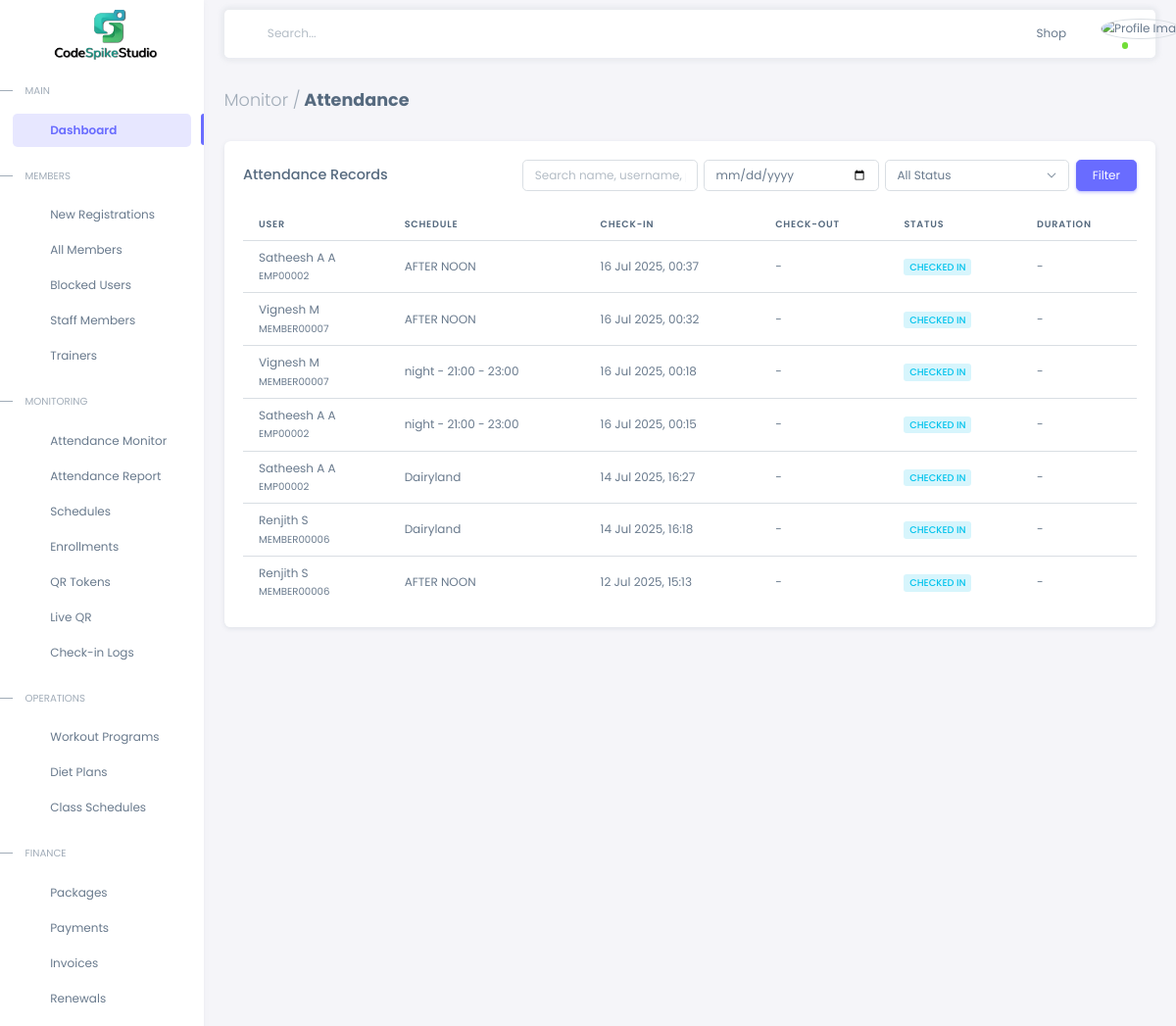
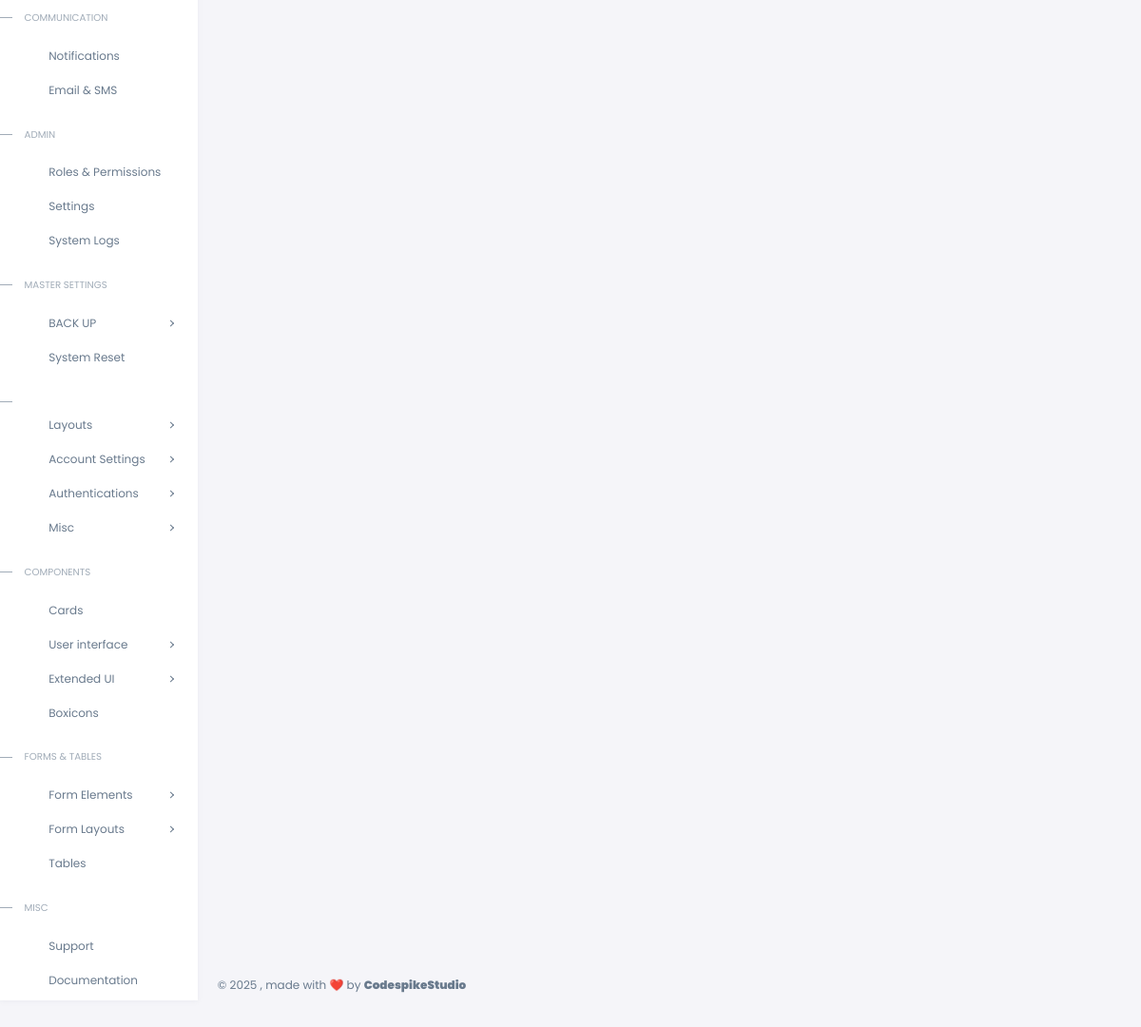
Page /view/attendance/ on the committed database (2 pictures, top to bottom).
### attendance/models.py (models this page shows, shortened)
class Attendance(models.Model):
    STATUS_CHOICES = [
        ('checked_in', 'Checked In'),
        ('checked_out', 'Checked Out'),
        ('auto_checked_out', 'Auto Checked Out'),
    ]
    user = models.ForeignKey(
        settings.AUTH_USER_MODEL,
        on_delete=models.CASCADE,
        related_name='attendances'
    )
    schedule = models.ForeignKey(
        Schedule,
        on_delete=models.SET_NULL,
        null=True,
        related_name='attendances'
    )
    date = models.DateField(auto_now_add=True)
    check_in_time = models.DateTimeField(auto_now_add=True)
    check_out_time = models.DateTimeField(blank=True, null=True)
    status = models.CharField(max_length=20, choices=STATUS_CHOICES, default='checked_in')
    duration = models.DurationField(blank=True, null=True)
    class Meta:
        unique_together = ('user', 'schedule', 'date')

class Schedule(models.Model):
    SESSION_STATUS = [
        ('upcoming', 'Upcoming'),
        ('live', 'Live'),
        ('ended', 'Ended'),
    ]
    name = models.CharField(max_length=100)  # e.g., "Zumba", "HIIT"
    trainer = models.ForeignKey(
        settings.AUTH_USER_MODEL,
        on_delete=models.SET_NULL,
        null=True,
        blank=True,
        related_name='trainer_schedules'
    )
    start_time = models.TimeField()  # Only time, not date
    end_time = models.TimeField()
    capacity = models.PositiveIntegerField(default=30)
    status = models.CharField(max_length=10, choices=SESSION_STATUS, default='upcoming')
    created_at = models.DateTimeField(auto_now_add=True)

### accounts/models.py (models this page shows, shortened)
class CustomUser(AbstractUser):
    username = models.CharField(max_length=20, unique=True, blank=True, null=True)
    phone_number = models.CharField(max_length=15, unique=True)
    member_id = models.BigAutoField(primary_key=True)
    join_date = models.DateField(auto_now_add=True)
    STAFF_ROLES = [
        ('Admin', 'Admin'),
        ('Manager', 'Manager'),
        ('Employee', 'Employee'),
        ('Customer', 'Customer'),
        ('Member', 'Member'),
        ('Trainer', 'Trainer'),
    ]
    staff_role = models.CharField(max_length=100, choices=STAFF_ROLES)
    email = models.EmailField(unique=True)
    address = models.TextField(blank=True, null=True)
    city = models.CharField(max_length=100, blank=True, null=True)
    state = models.CharField(max_length=100, blank=True, null=True)
    pincode = models.CharField(max_length=10, blank=True, null=True)
    date_of_birth = models.DateField(blank=True, null=True)
    GENDER_CHOICES = [
        ('Male', 'Male'),
        ('Female', 'Female'),
        ('Other', 'Other'),
    ]
    gender = models.CharField(max_length=10, choices=GENDER_CHOICES, blank=True, null=True)
    profile_image = models.ImageField(
        upload_to='profile_pics/',
        blank=True,
        null=True,
        validators=[FileExtensionValidator(allowed_extensions=['jpg', 'jpeg', 'png'])]
    )
    package = models.ForeignKey(Package, null=True, blank=True, on_delete=models.SET_NULL)
    is_active = models.BooleanField(default=True)
    on_subscription = models.BooleanField(default=False)
    is_staff = models.BooleanField(default=False)
    groups = models.ManyToManyField(Group, related_name="customuser_set", blank=True)
    user_permissions = models.ManyToManyField(Permission, related_name="customuser_permissions_set", blank=True)
    objects = CustomUserManager()
    USERNAME_FIELD = 'phone_number'
    REQUIRED_FIELDS = ['first_name', 'last_name', 'email']

### attendance/views.py (the view, shortened to what this page needs)
# urls.py: path('view/attendance/', views.AttendanceAdminView.as_view(), name='view_attendance'),
class AttendanceAdminView(ListView):
    model = Attendance
    template_name = 'attendance/view_attendance.html'
    context_object_name = 'attendance_list'
    paginate_by = 20
    def get_queryset(self):
        queryset = super().get_queryset().select_related('user', 'schedule')
        q = self.request.GET.get('q')
        date = self.request.GET.get('date')
        status = self.request.GET.get('status')
        if date:
            queryset = queryset.filter(check_in_time__date=date)
        if status:
            queryset = queryset.filter(status=status)
        return queryset.order_by('-check_in_time')

### templates/attendance/view_attendance.html (shortened to what this page needs)
{% extends 'advadmin/index.html' %}
{% load static %}
{% block content %}
<div class="content-wrapper">
  <div class="container-xxl flex-grow-1 container-p-y">
    <h4 class="fw-bold py-3 mb-4">
      <span class="text-muted fw-light">Monitor /</span> Attendance
    </h4>
    <div class="card mb-4">
      <div class="card-header d-flex justify-content-between align-items-center">
        <h5 class="mb-0">Attendance Records</h5>
        <form method="GET" class="d-flex gap-2">
          <input type="text" name="q" class="form-control" placeholder="Search name, username, phone..." value="{{ request.GET.q }}">
          <input type="date" name="date" class="form-control" value="{{ request.GET.date }}">
          <select name="status" class="form-select">
            <option value="">All Status</option>
          </select>
          <button type="submit" class="btn btn-primary">Filter</button>
        </form>
      </div>
      <div class="card-body">
        <div class="table-responsive">
           <table class="table table-hover">
            <thead>
              <tr>
                <th>User</th>
                <th>Schedule</th>
                <th>Check-in</th>
                <th>Check-out</th>
                <th>Status</th>
                <th>Duration</th>
              </tr>
            </thead>
            <tbody class="table-border-bottom-0">
              {% for record in attendance_list %}
              <tr>
                <td>{{ record.user.get_full_name }}<br><small>{{ record.user.username }}</small></td>
                <td>{{ record.schedule.name }}</td>
                <td>{{ record.check_in_time|date:"d M Y, H:i" }}</td>
                <td>{% if record.check_out_time %}{{ record.check_out_time|date:"d M Y, H:i" }}{% else %}-{% endif %}</td>
                <td>
                  <span class="badge bg-label-{% if record.status == 'checked_in' %}info{% elif record.status == 'checked_out' %}success{% else %}warning{% endif %}">
                    {{ record.get_status_display }}
                  </span>
                </td>
                <td>{% if record.duration %}{{ record.duration }}{% else %}-{% endif %}</td>
              </tr>
              {% empty %}
              <tr>
                <td colspan="8" class="text-center py-4">
                  <div class="text-muted">No Attendance log found</div>
                </td>
              </tr>
              {% endfor %}
            </tbody>
          </table>
        </div>
      </div>
    </div>
  </div>
</div>
{% endblock %}

### rows in the picture
Attendance: user.get_full_name "Satheesh A A", user.username "EMP00002", schedule.name "AFTER NOON", check_in_time "16 Jul 2025, 00:37", status "CHECKED IN"
Attendance: user.get_full_name "Vignesh M", user.username "MEMBER00007", schedule.name "AFTER NOON", check_in_time "16 Jul 2025, 00:32", status "CHECKED IN"
Attendance: user.get_full_name "Vignesh M", user.username "MEMBER00007", schedule.name "night - 21:00 - 23:00", check_in_time "16 Jul 2025, 00:18", status "CHECKED IN"
Attendance: user.get_full_name "Satheesh A A", user.username "EMP00002", schedule.name "night - 21:00 - 23:00", check_in_time "16 Jul 2025, 00:15", status "CHECKED IN"
Attendance: user.get_full_name "Satheesh A A", user.username "EMP00002", schedule.name "Dairyland", check_in_time "14 Jul 2025, 16:27", status "CHECKED IN"
Attendance: user.get_full_name "Renjith S", user.username "MEMBER00006", schedule.name "Dairyland", check_in_time "14 Jul 2025, 16:18", status "CHECKED IN"
Attendance: user.get_full_name "Renjith S", user.username "MEMBER00006", schedule.name "AFTER NOON", check_in_time "12 Jul 2025, 15:13", status "CHECKED IN"
